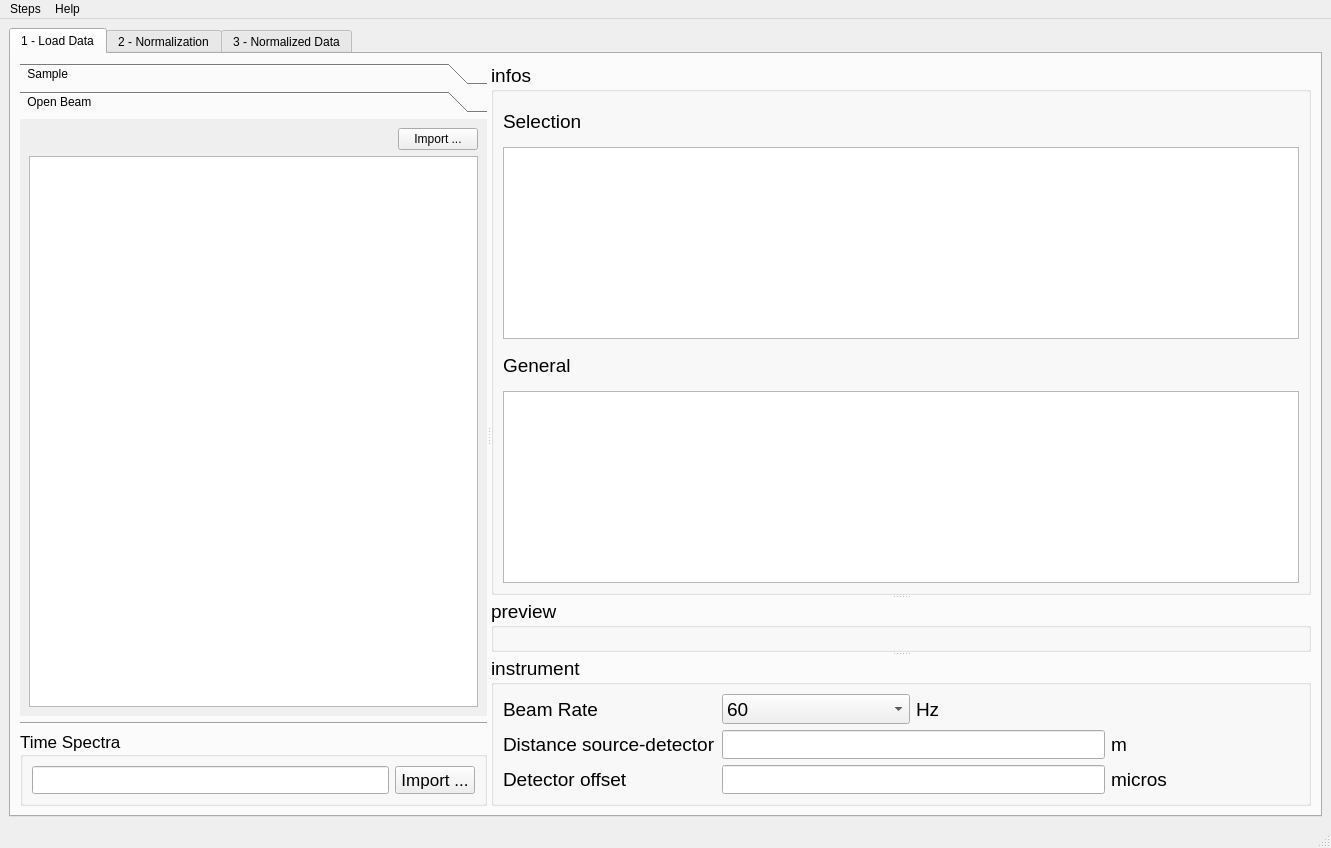
<?xml version="1.0" encoding="UTF-8"?>
<ui version="4.0">
 <class>MainWindow</class>
 <widget class="QMainWindow" name="MainWindow">
  <property name="geometry">
   <rect>
    <x>0</x>
    <y>0</y>
    <width>1331</width>
    <height>848</height>
   </rect>
  </property>
  <property name="minimumSize">
   <size>
    <width>300</width>
    <height>0</height>
   </size>
  </property>
  <property name="windowTitle">
   <string>MainWindow</string>
  </property>
  <widget class="QWidget" name="centralwidget">
   <property name="minimumSize">
    <size>
     <width>0</width>
     <height>0</height>
    </size>
   </property>
   <layout class="QGridLayout" name="gridLayout">
    <item row="0" column="0">
     <widget class="QTabWidget" name="tabWidget">
      <property name="enabled">
       <bool>true</bool>
      </property>
      <property name="currentIndex">
       <number>0</number>
      </property>
      <widget class="QWidget" name="tab">
       <attribute name="title">
        <string>1 - Load Data</string>
       </attribute>
       <layout class="QHBoxLayout" name="horizontalLayout">
        <item>
         <widget class="QSplitter" name="splitter_2">
          <property name="orientation">
           <enum>Qt::Horizontal</enum>
          </property>
          <property name="childrenCollapsible">
           <bool>false</bool>
          </property>
          <widget class="QWidget" name="">
           <layout class="QVBoxLayout" name="verticalLayout">
            <item>
             <widget class="QToolBox" name="toolBox">
              <property name="currentIndex">
               <number>1</number>
              </property>
              <widget class="QWidget" name="sample_toolbox">
               <property name="geometry">
                <rect>
                 <x>0</x>
                 <y>0</y>
                 <width>618</width>
                 <height>570</height>
                </rect>
               </property>
               <attribute name="label">
                <string> Sample</string>
               </attribute>
               <layout class="QVBoxLayout" name="verticalLayout_6">
                <item>
                 <layout class="QVBoxLayout" name="verticalLayout_5">
                  <item>
                   <layout class="QHBoxLayout" name="horizontalLayout_4">
                    <item>
                     <spacer name="horizontalSpacer_2">
                      <property name="orientation">
                       <enum>Qt::Horizontal</enum>
                      </property>
                      <property name="sizeHint" stdset="0">
                       <size>
                        <width>40</width>
                        <height>20</height>
                       </size>
                      </property>
                     </spacer>
                    </item>
                    <item>
                     <widget class="QPushButton" name="pushButton_2">
                      <property name="text">
                       <string>Import ...</string>
                      </property>
                     </widget>
                    </item>
                   </layout>
                  </item>
                  <item>
                   <widget class="QListWidget" name="listWidget">
                    <property name="sizePolicy">
                     <sizepolicy hsizetype="Preferred" vsizetype="Expanding">
                      <horstretch>0</horstretch>
                      <verstretch>0</verstretch>
                     </sizepolicy>
                    </property>
                   </widget>
                  </item>
                 </layout>
                </item>
               </layout>
              </widget>
              <widget class="QWidget" name="open_beam_toolbox">
               <attribute name="label">
                <string> Open Beam</string>
               </attribute>
               <layout class="QVBoxLayout" name="verticalLayout_8">
                <item>
                 <layout class="QVBoxLayout" name="verticalLayout_7">
                  <item>
                   <layout class="QHBoxLayout" name="horizontalLayout_5">
                    <item>
                     <spacer name="horizontalSpacer_3">
                      <property name="orientation">
                       <enum>Qt::Horizontal</enum>
                      </property>
                      <property name="sizeHint" stdset="0">
                       <size>
                        <width>40</width>
                        <height>20</height>
                       </size>
                      </property>
                     </spacer>
                    </item>
                    <item>
                     <widget class="QPushButton" name="pushButton_3">
                      <property name="text">
                       <string>Import ...</string>
                      </property>
                     </widget>
                    </item>
                   </layout>
                  </item>
                  <item>
                   <widget class="QListWidget" name="listWidget_2">
                    <property name="sizePolicy">
                     <sizepolicy hsizetype="Preferred" vsizetype="Expanding">
                      <horstretch>0</horstretch>
                      <verstretch>0</verstretch>
                     </sizepolicy>
                    </property>
                   </widget>
                  </item>
                 </layout>
                </item>
               </layout>
              </widget>
             </widget>
            </item>
            <item>
             <widget class="Line" name="line">
              <property name="orientation">
               <enum>Qt::Horizontal</enum>
              </property>
             </widget>
            </item>
            <item>
             <widget class="QGroupBox" name="groupBox">
              <property name="minimumSize">
               <size>
                <width>0</width>
                <height>70</height>
               </size>
              </property>
              <property name="font">
               <font>
                <pointsize>13</pointsize>
               </font>
              </property>
              <property name="title">
               <string>Time Spectra</string>
              </property>
              <layout class="QHBoxLayout" name="horizontalLayout_6">
               <item>
                <widget class="QLineEdit" name="lineEdit">
                 <property name="sizePolicy">
                  <sizepolicy hsizetype="Expanding" vsizetype="Fixed">
                   <horstretch>0</horstretch>
                   <verstretch>0</verstretch>
                  </sizepolicy>
                 </property>
                </widget>
               </item>
               <item>
                <widget class="QPushButton" name="pushButton_4">
                 <property name="text">
                  <string>Import ...</string>
                 </property>
                </widget>
               </item>
              </layout>
              <zorder>toolBox</zorder>
              <zorder>pushButton_4</zorder>
              <zorder>lineEdit</zorder>
             </widget>
            </item>
           </layout>
          </widget>
          <widget class="QWidget" name="widget" native="true">
           <layout class="QVBoxLayout" name="verticalLayout_2">
            <item>
             <widget class="QSplitter" name="splitter">
              <property name="baseSize">
               <size>
                <width>0</width>
                <height>0</height>
               </size>
              </property>
              <property name="frameShadow">
               <enum>QFrame::Raised</enum>
              </property>
              <property name="orientation">
               <enum>Qt::Vertical</enum>
              </property>
              <property name="childrenCollapsible">
               <bool>false</bool>
              </property>
              <widget class="QGroupBox" name="groupBox_2">
               <property name="sizePolicy">
                <sizepolicy hsizetype="Preferred" vsizetype="Minimum">
                 <horstretch>0</horstretch>
                 <verstretch>0</verstretch>
                </sizepolicy>
               </property>
               <property name="minimumSize">
                <size>
                 <width>100</width>
                 <height>20</height>
                </size>
               </property>
               <property name="baseSize">
                <size>
                 <width>0</width>
                 <height>20</height>
                </size>
               </property>
               <property name="font">
                <font>
                 <pointsize>14</pointsize>
                 <weight>50</weight>
                 <bold>false</bold>
                </font>
               </property>
               <property name="title">
                <string>infos</string>
               </property>
               <layout class="QVBoxLayout" name="verticalLayout_9">
                <item>
                 <widget class="QLabel" name="label">
                  <property name="minimumSize">
                   <size>
                    <width>0</width>
                    <height>15</height>
                   </size>
                  </property>
                  <property name="text">
                   <string>Selection</string>
                  </property>
                 </widget>
                </item>
                <item>
                 <widget class="QPlainTextEdit" name="plainTextEdit">
                  <property name="enabled">
                   <bool>true</bool>
                  </property>
                  <property name="sizePolicy">
                   <sizepolicy hsizetype="Expanding" vsizetype="Minimum">
                    <horstretch>0</horstretch>
                    <verstretch>0</verstretch>
                   </sizepolicy>
                  </property>
                  <property name="minimumSize">
                   <size>
                    <width>0</width>
                    <height>20</height>
                   </size>
                  </property>
                  <property name="baseSize">
                   <size>
                    <width>0</width>
                    <height>20</height>
                   </size>
                  </property>
                  <property name="textInteractionFlags">
                   <set>Qt::TextBrowserInteraction</set>
                  </property>
                 </widget>
                </item>
                <item>
                 <widget class="QLabel" name="label_2">
                  <property name="minimumSize">
                   <size>
                    <width>0</width>
                    <height>15</height>
                   </size>
                  </property>
                  <property name="text">
                   <string>General</string>
                  </property>
                 </widget>
                </item>
                <item>
                 <widget class="QPlainTextEdit" name="plainTextEdit_2">
                  <property name="enabled">
                   <bool>true</bool>
                  </property>
                  <property name="sizePolicy">
                   <sizepolicy hsizetype="Expanding" vsizetype="Minimum">
                    <horstretch>0</horstretch>
                    <verstretch>0</verstretch>
                   </sizepolicy>
                  </property>
                  <property name="minimumSize">
                   <size>
                    <width>0</width>
                    <height>20</height>
                   </size>
                  </property>
                  <property name="baseSize">
                   <size>
                    <width>0</width>
                    <height>20</height>
                   </size>
                  </property>
                  <property name="textInteractionFlags">
                   <set>Qt::TextBrowserInteraction</set>
                  </property>
                 </widget>
                </item>
               </layout>
              </widget>
              <widget class="QGroupBox" name="groupBox_3">
               <property name="sizePolicy">
                <sizepolicy hsizetype="Preferred" vsizetype="Expanding">
                 <horstretch>0</horstretch>
                 <verstretch>0</verstretch>
                </sizepolicy>
               </property>
               <property name="minimumSize">
                <size>
                 <width>0</width>
                 <height>20</height>
                </size>
               </property>
               <property name="sizeIncrement">
                <size>
                 <width>0</width>
                 <height>50</height>
                </size>
               </property>
               <property name="font">
                <font>
                 <pointsize>14</pointsize>
                </font>
               </property>
               <property name="title">
                <string>preview</string>
               </property>
               <layout class="QVBoxLayout" name="verticalLayout_10">
                <item>
                 <widget class="QWidget" name="widget_3" native="true">
                  <property name="sizePolicy">
                   <sizepolicy hsizetype="Preferred" vsizetype="Expanding">
                    <horstretch>0</horstretch>
                    <verstretch>0</verstretch>
                   </sizepolicy>
                  </property>
                  <property name="minimumSize">
                   <size>
                    <width>0</width>
                    <height>0</height>
                   </size>
                  </property>
                  <property name="sizeIncrement">
                   <size>
                    <width>0</width>
                    <height>50</height>
                   </size>
                  </property>
                  <property name="baseSize">
                   <size>
                    <width>0</width>
                    <height>300</height>
                   </size>
                  </property>
                 </widget>
                </item>
               </layout>
              </widget>
              <widget class="QGroupBox" name="groupBox_4">
               <property name="sizePolicy">
                <sizepolicy hsizetype="Preferred" vsizetype="Minimum">
                 <horstretch>0</horstretch>
                 <verstretch>0</verstretch>
                </sizepolicy>
               </property>
               <property name="minimumSize">
                <size>
                 <width>0</width>
                 <height>20</height>
                </size>
               </property>
               <property name="maximumSize">
                <size>
                 <width>16777215</width>
                 <height>150</height>
                </size>
               </property>
               <property name="baseSize">
                <size>
                 <width>0</width>
                 <height>150</height>
                </size>
               </property>
               <property name="font">
                <font>
                 <pointsize>14</pointsize>
                 <weight>50</weight>
                 <bold>false</bold>
                </font>
               </property>
               <property name="title">
                <string>instrument</string>
               </property>
               <layout class="QGridLayout" name="gridLayout_2">
                <item row="0" column="0">
                 <widget class="QLabel" name="label_3">
                  <property name="text">
                   <string>Beam Rate</string>
                  </property>
                 </widget>
                </item>
                <item row="0" column="1">
                 <widget class="QComboBox" name="comboBox">
                  <item>
                   <property name="text">
                    <string>60</string>
                   </property>
                  </item>
                  <item>
                   <property name="text">
                    <string>30</string>
                   </property>
                  </item>
                 </widget>
                </item>
                <item row="0" column="2" colspan="2">
                 <widget class="QLabel" name="label_4">
                  <property name="text">
                   <string>Hz</string>
                  </property>
                 </widget>
                </item>
                <item row="1" column="0">
                 <widget class="QLabel" name="label_5">
                  <property name="text">
                   <string>Distance source-detector</string>
                  </property>
                 </widget>
                </item>
                <item row="1" column="1" colspan="2">
                 <widget class="QLineEdit" name="lineEdit_2"/>
                </item>
                <item row="1" column="3">
                 <widget class="QLabel" name="label_6">
                  <property name="text">
                   <string>m</string>
                  </property>
                 </widget>
                </item>
                <item row="2" column="0">
                 <widget class="QLabel" name="label_7">
                  <property name="text">
                   <string>Detector offset</string>
                  </property>
                 </widget>
                </item>
                <item row="2" column="1" colspan="2">
                 <widget class="QLineEdit" name="lineEdit_3"/>
                </item>
                <item row="2" column="3">
                 <widget class="QLabel" name="label_8">
                  <property name="text">
                   <string>micros</string>
                  </property>
                 </widget>
                </item>
               </layout>
              </widget>
             </widget>
            </item>
           </layout>
          </widget>
         </widget>
        </item>
       </layout>
      </widget>
      <widget class="QWidget" name="tab_2">
       <attribute name="title">
        <string>2 - Normalization</string>
       </attribute>
      </widget>
      <widget class="QWidget" name="tab_3">
       <attribute name="title">
        <string>3 - Normalized Data</string>
       </attribute>
       <layout class="QVBoxLayout" name="verticalLayout_13">
        <item>
         <widget class="QSplitter" name="splitter_4">
          <property name="orientation">
           <enum>Qt::Horizontal</enum>
          </property>
          <widget class="QWidget" name="">
           <layout class="QVBoxLayout" name="verticalLayout_4">
            <item>
             <layout class="QHBoxLayout" name="horizontalLayout_2">
              <item>
               <spacer name="horizontalSpacer">
                <property name="orientation">
                 <enum>Qt::Horizontal</enum>
                </property>
                <property name="sizeHint" stdset="0">
                 <size>
                  <width>40</width>
                  <height>20</height>
                 </size>
                </property>
               </spacer>
              </item>
              <item>
               <widget class="QPushButton" name="pushButton">
                <property name="text">
                 <string>Import ...</string>
                </property>
               </widget>
              </item>
             </layout>
            </item>
            <item>
             <widget class="QListView" name="listView"/>
            </item>
           </layout>
          </widget>
          <widget class="QWidget" name="widget_2" native="true">
           <property name="sizePolicy">
            <sizepolicy hsizetype="Minimum" vsizetype="Preferred">
             <horstretch>0</horstretch>
             <verstretch>0</verstretch>
            </sizepolicy>
           </property>
           <property name="minimumSize">
            <size>
             <width>300</width>
             <height>0</height>
            </size>
           </property>
           <layout class="QVBoxLayout" name="verticalLayout_3">
            <item>
             <widget class="QSplitter" name="splitter_3">
              <property name="baseSize">
               <size>
                <width>0</width>
                <height>0</height>
               </size>
              </property>
              <property name="orientation">
               <enum>Qt::Vertical</enum>
              </property>
              <property name="childrenCollapsible">
               <bool>false</bool>
              </property>
              <widget class="QGroupBox" name="groupBox_5">
               <property name="sizePolicy">
                <sizepolicy hsizetype="Preferred" vsizetype="Minimum">
                 <horstretch>0</horstretch>
                 <verstretch>0</verstretch>
                </sizepolicy>
               </property>
               <property name="minimumSize">
                <size>
                 <width>100</width>
                 <height>200</height>
                </size>
               </property>
               <property name="font">
                <font>
                 <pointsize>14</pointsize>
                 <weight>50</weight>
                 <bold>false</bold>
                </font>
               </property>
               <property name="title">
                <string>infos</string>
               </property>
               <layout class="QVBoxLayout" name="verticalLayout_11">
                <item>
                 <widget class="QLabel" name="label_9">
                  <property name="text">
                   <string>Selection</string>
                  </property>
                 </widget>
                </item>
                <item>
                 <widget class="QPlainTextEdit" name="plainTextEdit_3">
                  <property name="enabled">
                   <bool>true</bool>
                  </property>
                  <property name="sizePolicy">
                   <sizepolicy hsizetype="Expanding" vsizetype="Minimum">
                    <horstretch>0</horstretch>
                    <verstretch>0</verstretch>
                   </sizepolicy>
                  </property>
                  <property name="minimumSize">
                   <size>
                    <width>0</width>
                    <height>50</height>
                   </size>
                  </property>
                  <property name="textInteractionFlags">
                   <set>Qt::TextBrowserInteraction</set>
                  </property>
                 </widget>
                </item>
                <item>
                 <widget class="QLabel" name="label_10">
                  <property name="text">
                   <string>General</string>
                  </property>
                 </widget>
                </item>
                <item>
                 <widget class="QPlainTextEdit" name="plainTextEdit_4">
                  <property name="enabled">
                   <bool>true</bool>
                  </property>
                  <property name="sizePolicy">
                   <sizepolicy hsizetype="Expanding" vsizetype="Minimum">
                    <horstretch>0</horstretch>
                    <verstretch>0</verstretch>
                   </sizepolicy>
                  </property>
                  <property name="minimumSize">
                   <size>
                    <width>0</width>
                    <height>50</height>
                   </size>
                  </property>
                  <property name="textInteractionFlags">
                   <set>Qt::TextBrowserInteraction</set>
                  </property>
                 </widget>
                </item>
               </layout>
              </widget>
              <widget class="QGroupBox" name="groupBox_6">
               <property name="sizePolicy">
                <sizepolicy hsizetype="Preferred" vsizetype="Expanding">
                 <horstretch>0</horstretch>
                 <verstretch>0</verstretch>
                </sizepolicy>
               </property>
               <property name="font">
                <font>
                 <pointsize>14</pointsize>
                </font>
               </property>
               <property name="title">
                <string>preview</string>
               </property>
               <layout class="QVBoxLayout" name="verticalLayout_12">
                <item>
                 <widget class="QWidget" name="widget_4" native="true">
                  <property name="sizePolicy">
                   <sizepolicy hsizetype="Preferred" vsizetype="Expanding">
                    <horstretch>0</horstretch>
                    <verstretch>0</verstretch>
                   </sizepolicy>
                  </property>
                  <property name="minimumSize">
                   <size>
                    <width>0</width>
                    <height>300</height>
                   </size>
                  </property>
                 </widget>
                </item>
               </layout>
              </widget>
             </widget>
            </item>
           </layout>
          </widget>
         </widget>
        </item>
       </layout>
      </widget>
     </widget>
    </item>
   </layout>
  </widget>
  <widget class="QMenuBar" name="menubar">
   <property name="geometry">
    <rect>
     <x>0</x>
     <y>0</y>
     <width>1331</width>
     <height>22</height>
    </rect>
   </property>
   <property name="sizePolicy">
    <sizepolicy hsizetype="Minimum" vsizetype="Minimum">
     <horstretch>0</horstretch>
     <verstretch>0</verstretch>
    </sizepolicy>
   </property>
   <widget class="QMenu" name="menuSteps">
    <property name="title">
     <string>Steps</string>
    </property>
    <addaction name="action1_Raw_Data"/>
    <addaction name="action2_Normalization_2"/>
    <addaction name="action3_Normalized_Data"/>
    <addaction name="action3_Binning"/>
    <addaction name="action4_Fitting"/>
    <addaction name="action5_Results"/>
   </widget>
   <widget class="QMenu" name="menuHelp">
    <property name="title">
     <string>Help</string>
    </property>
    <addaction name="actionAbout"/>
   </widget>
   <addaction name="menuSteps"/>
   <addaction name="menuHelp"/>
  </widget>
  <widget class="QStatusBar" name="statusbar"/>
  <action name="action1_Data">
   <property name="text">
    <string>1. Data</string>
   </property>
  </action>
  <action name="action2_Normalization">
   <property name="enabled">
    <bool>true</bool>
   </property>
   <property name="text">
    <string>2. Normalization</string>
   </property>
  </action>
  <action name="action3_Binning">
   <property name="text">
    <string>4. Binning</string>
   </property>
  </action>
  <action name="action4_Fitting">
   <property name="text">
    <string>5. Fitting</string>
   </property>
  </action>
  <action name="action5_Results">
   <property name="text">
    <string>6. Strain Mapping</string>
   </property>
  </action>
  <action name="actionAbout">
   <property name="text">
    <string>About ...</string>
   </property>
  </action>
  <action name="action1_Raw_Data">
   <property name="text">
    <string>1. Raw Data</string>
   </property>
  </action>
  <action name="action2_Normalization_2">
   <property name="text">
    <string>2. Normalization</string>
   </property>
  </action>
  <action name="action3_Normalized_Data">
   <property name="text">
    <string>3. Normalized Data</string>
   </property>
  </action>
 </widget>
 <resources/>
 <connections/>
 <slots>
  <slot>diamond_edited()</slot>
  <slot>diamond_background_edited()</slot>
  <slot>vanadium_edited()</slot>
  <slot>vanadium_background_edited()</slot>
  <slot>sample_background_edited()</slot>
  <slot>output_folder_radio_buttons()</slot>
  <slot>manual_output_folder_field_edited()</slot>
  <slot>run_autonom()</slot>
  <slot>table_right_click()</slot>
  <slot>run_ndabs_clicked()</slot>
  <slot>populate_table_clicked()</slot>
  <slot>check_plazcek_widgets()</slot>
  <slot>hidrogen_clicked()</slot>
  <slot>no_hidrogen_clicked()</slot>
  <slot>check_fourier_filter_widgets()</slot>
  <slot>create_sample_properties_files_clicked()</slot>
  <slot>yes_background_clicked()</slot>
  <slot>background_combobox_changed()</slot>
  <slot>move_to_folder_clicked()</slot>
  <slot>check_step2_gui()</slot>
  <slot>reset_q_range()</slot>
  <slot>check_q_range()</slot>
  <slot>run_sum_scans_clicked()</slot>
  <slot>browse_ascii_file_clicked()</slot>
  <slot>select_current_folder_clicked()</slot>
  <slot>manual_output_folder_button_clicked()</slot>
  <slot>help_about_clicked()</slot>
  <slot>action_preview_ascii_clicked()</slot>
  <slot>output_file_name_changed()</slot>
  <slot>create_new_autonom_folder_button_clicked()</slot>
 </slots>
</ui>
